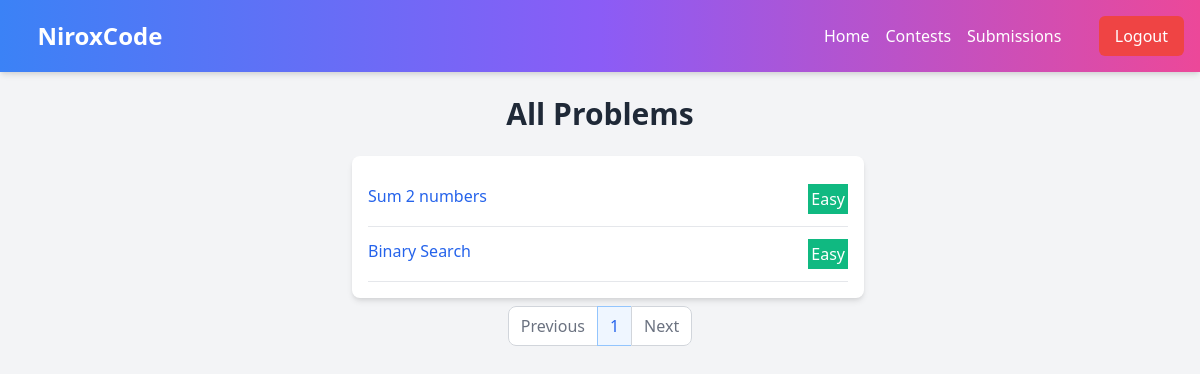
Before: /home/all_problems/ (signed in) with the older database file.
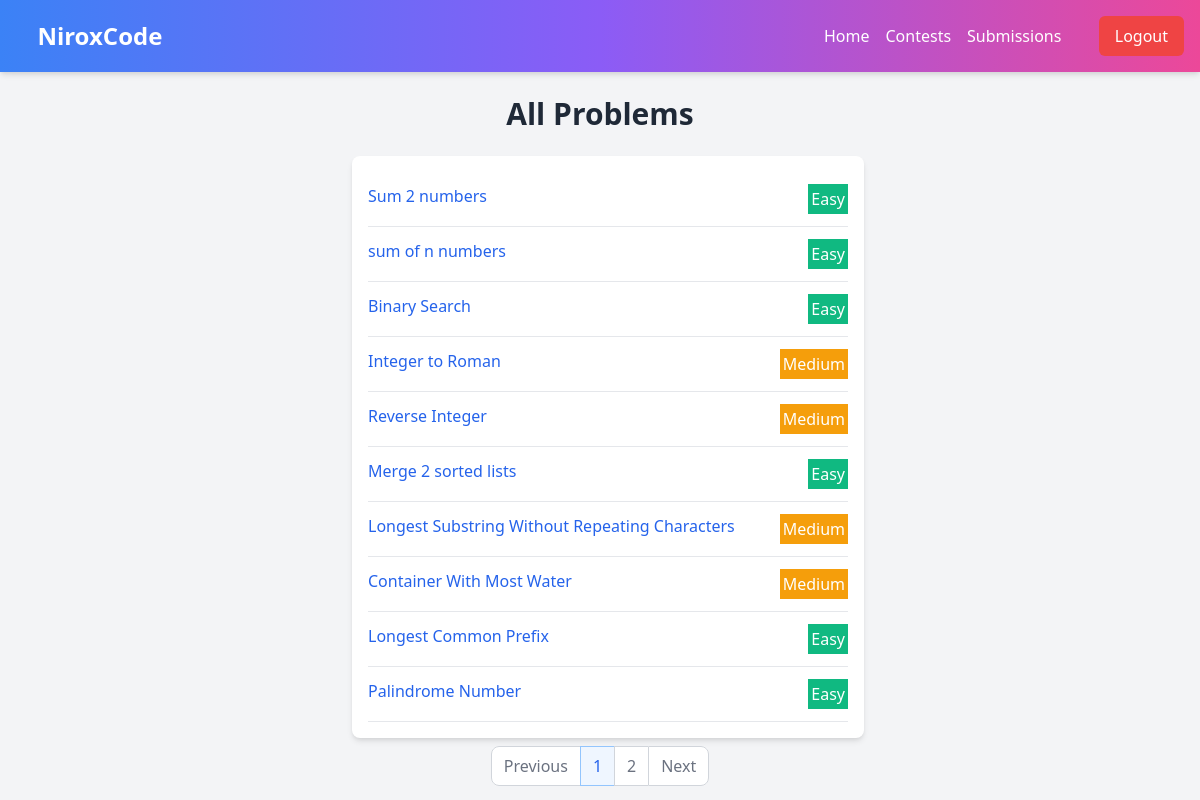
After: the same page with the newer database file.
### home/models.py (models this page shows)
class Problem(models.Model):
    name=models.CharField(max_length=100)
    difficulty = models.CharField(
        max_length=10,
        blank=True,
        choices=[("Hard", "Hard"), ("Easy", "Easy"), ("Medium", "Medium")],
    )
    description=models.TextField()
    added_at=models.DateTimeField(auto_now_add=True)
    for_contest=models.BooleanField(default=False)
    has_image=models.BooleanField(default=False)
    image = models.ImageField(upload_to='media/images/', blank=True, null=True)
    def __str__(self):
        return self.name

### home/views.py (the view)
# urls.py: path('all_problems/', all_problems, name='home'),
@ login_required
def all_problems(request):
    problems = Problem.objects.filter(for_contest=False)
    paginator = Paginator(problems, 10)  # Show 10 problems per page
    page_number = request.GET.get('page')
    page_obj = paginator.get_page(page_number)
    return render(request, 'all_problems.html', {'page_obj': page_obj})

### home/templates/all_problems.html (shortened to what the changed rows need)
<!DOCTYPE html>
<html lang="en">
<head>
    <link href="https://cdn.jsdelivr.net/npm/tailwindcss@2.2.19/dist/tailwind.min.css" rel="stylesheet">
</head>
<body class="bg-gray-100">
    <main class="pt-24 flex flex-col items-center justify-center w-full">
        <h1 class="text-3xl font-bold mb-6 text-center text-gray-800">All Problems</h1>
        <ul class="w-full max-w-lg bg-white shadow-md rounded-lg p-4 ml-4">
            {% for problem in page_obj %}
                <li class="border-b last:border-b-0 text-left">
                    <a href="/home/all_problems/{{ problem.id }}/" class="block py-3 text-blue-600 hover:text-blue-800 transition duration-200 flex justify-between">
                        <span>{{ problem }}</span>
                        <span class="problemtag {% if problem.difficulty == 'Easy' %}bg-green-500{% elif problem.difficulty == 'Medium' %}bg-yellow-500{% else %}bg-red-500{% endif %}">
                            {{ problem.difficulty }}
                        </span>
                    </a>
                </li>
            {% endfor %}
        </ul>
        <div class="mt-4">
            <nav class="flex justify-center">
                <ul class="inline-flex items-center -space-x-px">
                    {% for num in page_obj.paginator.page_range %}
                        {% if page_obj.number == num %}
                            <li>
                                <span class="py-2 px-3 leading-tight text-blue-600 bg-blue-50 border border-blue-300">{{ num }}</span>
                            </li>
                        {% else %}
                            <li>
                                <a href="?page={{ num }}" class="py-2 px-3 leading-tight text-gray-500 bg-white border border-gray-300 hover:bg-gray-100 hover:text-gray-700">{{ num }}</a>
                            </li>
                        {% endif %}
                    {% endfor %}
                    {% if page_obj.has_next %}
                        <li>
                            <a href="?page={{ page_obj.next_page_number }}" class="py-2 px-3 leading-tight text-gray-500 bg-white rounded-r-lg border border-gray-300 hover:bg-gray-100 hover:text-gray-700">Next</a>
                        </li>
                    {% else %}
                        <li>
                            <span class="py-2 px-3 leading-tight text-gray-500 bg-white rounded-r-lg border border-gray-300 cursor-not-allowed">Next</span>
                        </li>
                    {% endif %}
                </ul>
            </nav>
        </div>
    </main>
</body>
</html>

Changed rows visible on the page:
now on this page (row edited): Problem: name "sum of n numbers", difficulty "Easy"
added Problem: name "Integer to Roman", difficulty "Medium"
added Problem: name "Reverse Integer", difficulty "Medium"
added Problem: name "Merge 2 sorted lists", difficulty "Easy"
added Problem: name "Longest Substring Without Repeating Characters", difficulty "Medium"
added Problem: name "Container With Most Water", difficulty "Medium"
added Problem: name "Longest Common Prefix", difficulty "Easy"
added Problem: name "Palindrome Number", difficulty "Easy"
Other visible differences:
new list line: "2"
